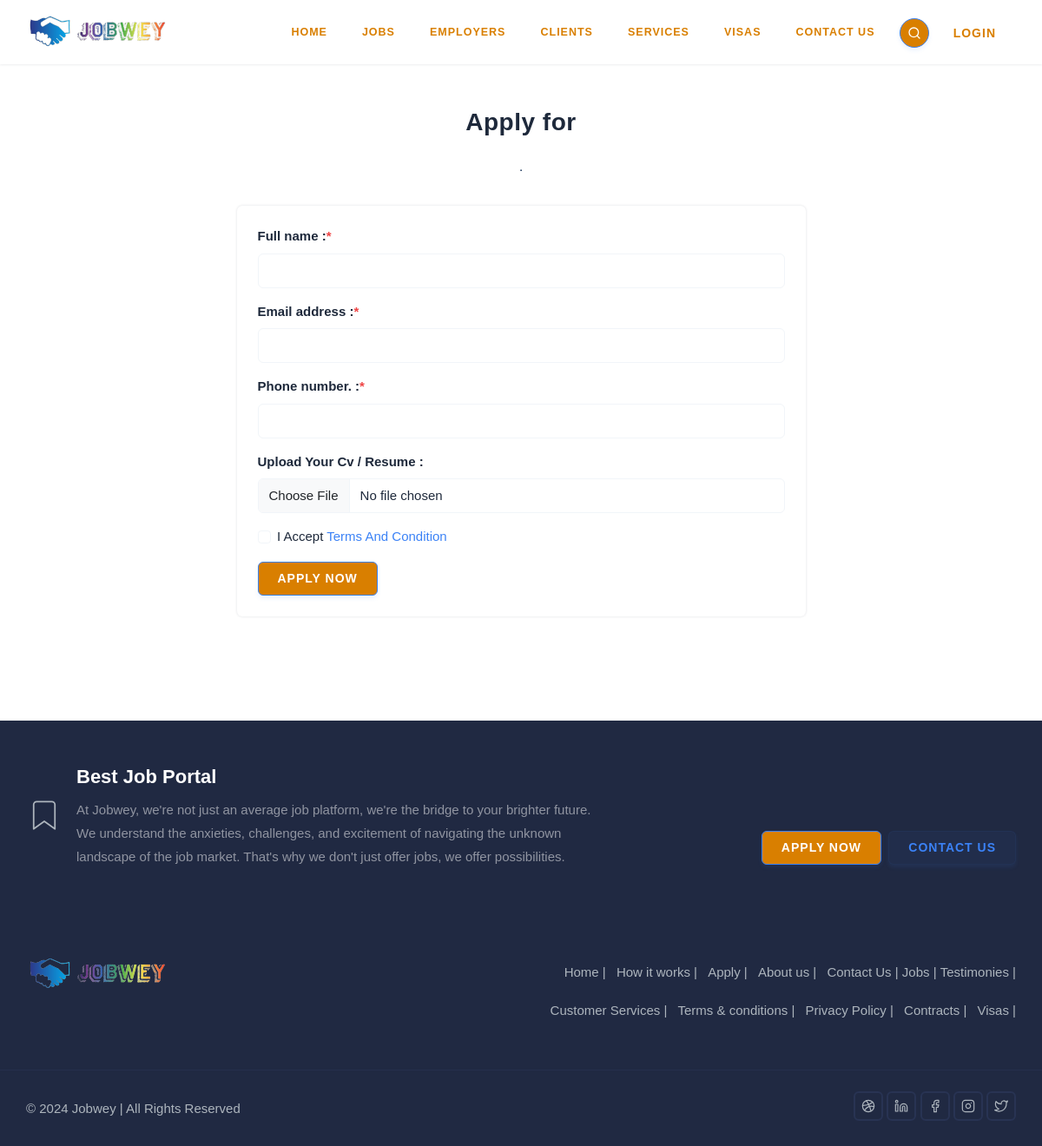
The page /applicants/ytgrf/ryyrtrtrtrt/application on the database as committed earlier.
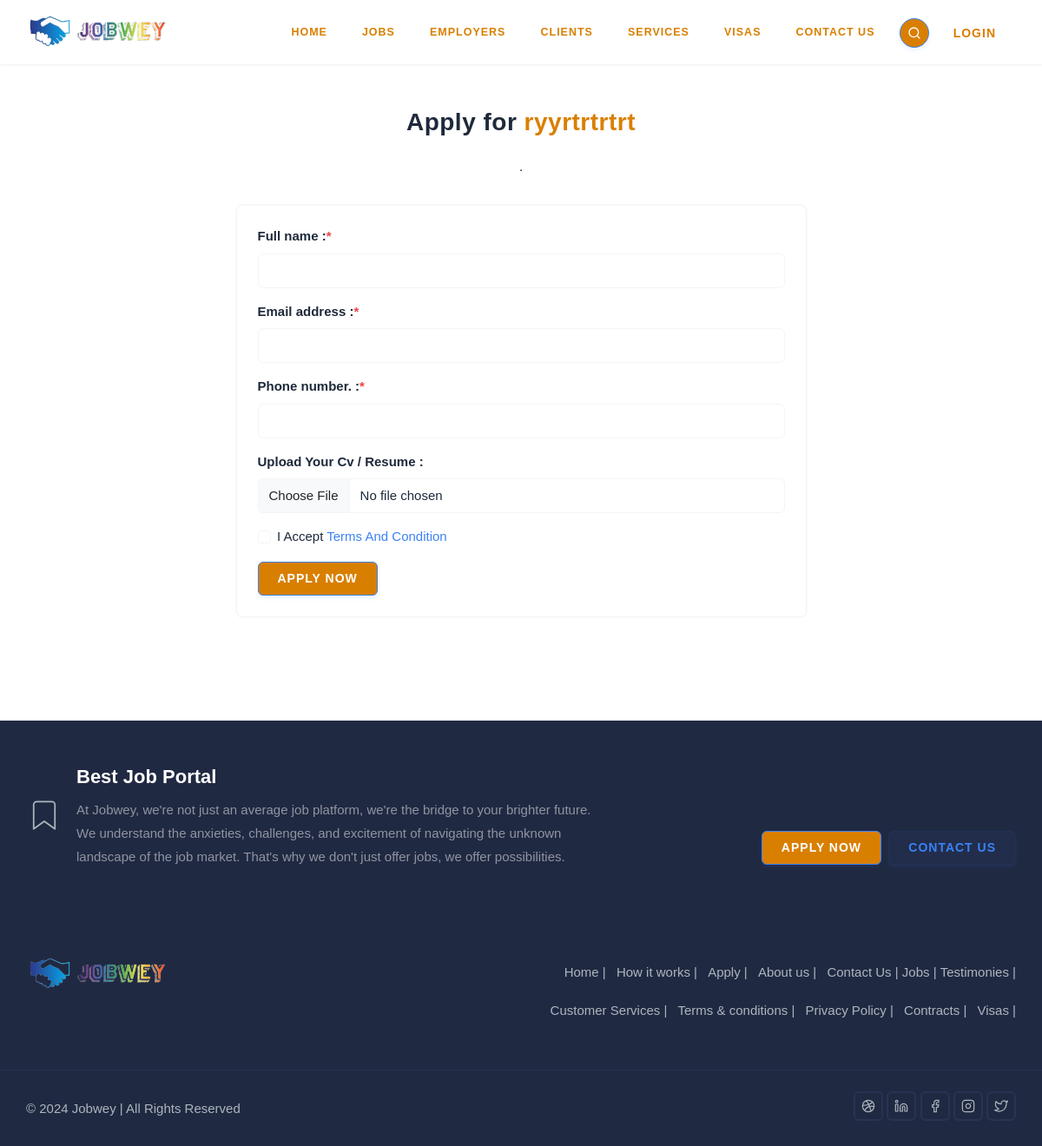
The same page on the database as committed later.
### companies/models.py (models this page shows, shortened)
class Job(models.Model):
    company = models.ForeignKey(Company, on_delete=models.CASCADE, related_name="company_job")
    title = models.CharField(max_length=100)
    slug = models.SlugField(max_length=100, unique=True)
    type = models.CharField(max_length=2, choices=JobType.choices, default=JobType.FT)
    positions = models.PositiveIntegerField(default=1)
    location = models.CharField(max_length=100, blank=True, null=True)
    min_salary = models.PositiveIntegerField(default=100)
    max_salary = models.PositiveIntegerField()
    content = RichTextField()
    createdAt = models.DateTimeField(auto_now_add=True)
    updatedAt = models.DateTimeField(auto_now=True)
    def get_application_url(self):
        return reverse("applicant:application", kwargs={"company_slug": self.company.slug, "job_slug": self.slug})

### applicants/views.py (the view, shortened to what this page needs)
class ApplicationCreateView(TemplateView):
    form_class = ApplicationForm
    template_name = "company/job/application.html"
    queryset = Job
    def get_job_object(self, **kwargs):
        return self.queryset.objects.filter(
            company__slug=kwargs.get("company_slug"),
            slug=kwargs.get("job_slug")).first()
    def get_context_data(self, **kwargs):
        context = super().get_context_data(**kwargs)
        context["job"] =  self.get_job_object(**kwargs)
        context['form'] = self.form_class()
        return context

### applicants/forms.py
class ApplicationForm(forms.ModelForm):
    agree_to_terms = forms.CharField(widget=forms.CheckboxInput(attrs={"class": "form-check-input", "id": "flexCheckDefault"}))
    class Meta:
        model = Application
        fields = [
            "full_name",
            "email_address",
            "phone_number",
            "resume",
            "skills",
            "agree_to_terms",
        ]
        widgets = {
            "full_name": forms.TextInput(attrs={"class": "form-control"}),
            "email_address": forms.EmailInput(attrs={"class": "form-control"}),
            "phone_number": forms.NumberInput(attrs={"class": "form-control"}),
            "resume": forms.FileInput(attrs={"class": "form-control"}),
            "skills": forms.Textarea(attrs={"class": "form-control",}),
        }

### tokens/models.py (called while the page is built)
    def __str__(self):
        return f"{self.pk}"

### upjobwey/context_processors.py (called while the page is built)
def get_recent_time():
    return timezone.now() - datetime.timedelta(days=7)

### templates/company/job/application.html (shortened to what this page needs)
{% extends "base.html" %} {% load static %} {% load humanize %}
{% block main %}
<div class="container" style="padding: 20px 0">
  <div class="row justify-content-center mb-4 pb-2">
    <div class="col-12">
      <div class="section-title text-center">
        <h4 class="title mb-3">Apply for <span style="color: #d97f00;">{{job.title}}</span></h4>
        <p class="text-muted para-desc mx-auto mb-0">.</p>
      </div>
    </div>
  </div>
  <div class="row justify-content-center">
    <div class="col-lg-7 col-md-7">
      <div class="card border-0">
        <form
          class="rounded shadow p-4"
          method="post"
          action="{{job.get_application_url}}"
          enctype="multipart/form-data"
        >
          <div class="row">
            <div class="col-12">
              <div class="mb-3">
                <label class="form-label fw-semibold">
                  {{form.full_name.label}} :<span class="text-danger"
                    >*</span
                  ></label
                >
                {{form.full_name}}
              </div>
            </div>
            <div class="col-12">
              <div class="mb-3">
                <label class="form-label fw-semibold">
                  {{form.email_address.label}} :<span class="text-danger"
                    >*</span
                  ></label
                >
                {{form.email_address}}
              </div>
            </div>
            <div class="col-12">
              <div class="mb-3">
                <label class="form-label fw-semibold"
                  >{{form.phone_number.label}}. :<span class="text-danger"
                    >*</span
                  ></label
                >
                {{form.phone_number}}
              </div>
            </div>
            <div class="col-12">
              <div class="mb-3">
                <label for="formFile" class="form-label fw-semibold"
                  >Upload Your Cv / Resume :</label
                >
                {{form.resume}}
              </div>
            </div>
            <div class="col-12">
              <div class="mb-3">
                <div class="form-check">
                  {{form.agree_to_terms}}
                  <label class="form-check-label" for="flexCheckDefault"
                    >I Accept
                    <a href="#" class="text-primary"
                      >Terms And Condition</a
                    ></label
                  >
                </div>
              </div>
            </div>
          </div>
          <div class="row">
            <div class="col-12">
              <input
                type="submit"
                id="submit2"
                name="send"
                class="submitBnt btn btn-primary"
                value="Apply Now"
              />
            </div>
          </div>
        </form>
      </div>
    </div>
  </div>
</div>
{% endblock main %}

Rows that differ between the two databases and show on the page:
added Job: title "ryyrtrtrtrt"
